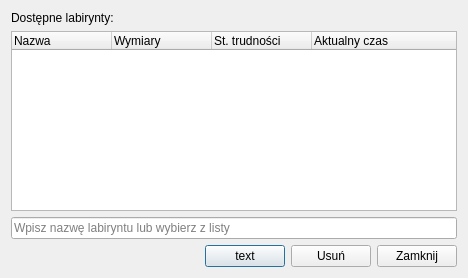
<?xml version="1.0" encoding="UTF-8"?>
<ui version="4.0">
 <class>FileDialog</class>
 <widget class="QDialog" name="FileDialog">
  <property name="geometry">
   <rect>
    <x>0</x>
    <y>0</y>
    <width>468</width>
    <height>278</height>
   </rect>
  </property>
  <property name="windowTitle">
   <string>Dialog</string>
  </property>
  <property name="sizeGripEnabled">
   <bool>false</bool>
  </property>
  <layout class="QVBoxLayout" name="verticalLayout">
   <item>
    <widget class="QLabel" name="label">
     <property name="text">
      <string>Dostępne labirynty:</string>
     </property>
    </widget>
   </item>
   <item>
    <widget class="QTreeWidget" name="tw_filesList">
     <column>
      <property name="text">
       <string>Nazwa</string>
      </property>
     </column>
     <column>
      <property name="text">
       <string>Wymiary</string>
      </property>
     </column>
     <column>
      <property name="text">
       <string>St. trudności</string>
      </property>
     </column>
     <column>
      <property name="text">
       <string>Aktualny czas</string>
      </property>
     </column>
    </widget>
   </item>
   <item>
    <widget class="QLineEdit" name="le_fileName">
     <property name="text">
      <string/>
     </property>
     <property name="placeholderText">
      <string>Wpisz nazwę labiryntu lub wybierz z listy</string>
     </property>
    </widget>
   </item>
   <item>
    <layout class="QHBoxLayout" name="horizontalLayout">
     <item>
      <spacer name="horizontalSpacer">
       <property name="orientation">
        <enum>Qt::Horizontal</enum>
       </property>
       <property name="sizeHint" stdset="0">
        <size>
         <width>40</width>
         <height>20</height>
        </size>
       </property>
      </spacer>
     </item>
     <item>
      <widget class="QPushButton" name="pb_Accept">
       <property name="text">
        <string>text</string>
       </property>
      </widget>
     </item>
     <item>
      <widget class="QPushButton" name="pb_Delete">
       <property name="text">
        <string>Usuń</string>
       </property>
      </widget>
     </item>
     <item>
      <widget class="QPushButton" name="pb_Close">
       <property name="text">
        <string>Zamknij</string>
       </property>
      </widget>
     </item>
    </layout>
   </item>
  </layout>
 </widget>
 <resources/>
 <connections/>
</ui>
